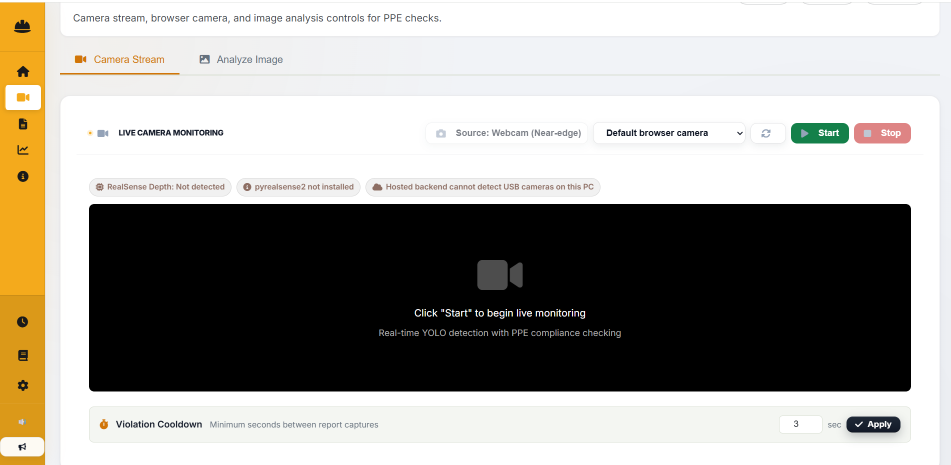
#> input picture Updated_Pipeline_Supabase/frontend/images/handbook-live.png, 1901 x 930 px (shown at 1/2 size); its folder holds only this picture in this run
$ python caption_image.py frontend/images/handbook-live.png
#> lines starting #> are read from the running program, lines starting #| are printed output that depends on the picture
"""
Image Captioning with local Ollama vision model

Fast and accurate image captioning using the configured local Ollama model.

Usage:
    python caption_image.py path/to/image.jpg

Requirements:
    - Ollama installed and running
    - Unified local model: ollama pull gemma3:4b
"""
# Readability: Module overview: keep the main setup, workflow, and fallback paths easy to scan.
import sys
import os
import base64
import requests
import json
import time
import hashlib
import io
import re
import shutil
import subprocess
import logging
from pathlib import Path

# Prepare logger for the next step.
logger = logging.getLogger(__name__)

# --- PROVIDER CONFIGURATION ---
OLLAMA_BASE_URL = os.getenv('OLLAMA_BASE_URL', 'http://localhost:11434').rstrip('/')
OLLAMA_API_URL = os.getenv('OLLAMA_API_URL', f"{OLLAMA_BASE_URL}/api/generate")
OLLAMA_TAGS_URL = os.getenv('OLLAMA_TAGS_URL', f"{OLLAMA_BASE_URL}/api/tags")
OLLAMA_MODEL_NAME = os.getenv('OLLAMA_VISION_MODEL', os.getenv('OLLAMA_MODEL', os.getenv('LOCAL_OLLAMA_UNIFIED_MODEL', 'gemma3:4b')))
DEFAULT_ROUTING_PROFILE = str(os.getenv('CASM_ROUTING_PROFILE', 'cloud')).strip().lower()
DEFAULT_VISION_PROVIDER_ORDER = 'ollama' if DEFAULT_ROUTING_PROFILE == 'local' else 'gemini'


# Section: run the safe int env workflow with clear inputs and outputs.
def _safe_int_env(name: str, default: int) -> int:
    """Parse integer environment variables safely with fallback."""
    # Protect this step so expected failures can fall back cleanly.
    try:
        # Return the prepared result to the caller.
        return int(os.getenv(name, str(default)))
    except (TypeError, ValueError):
        return int(default)

VISION_PROVIDER_ORDER = [
    provider.strip().lower()
    for provider in os.getenv('VISION_PROVIDER_ORDER', DEFAULT_VISION_PROVIDER_ORDER).split(',')
    if provider.strip()
]

# Prepare strict provider mode split for the next step.
STRICT_PROVIDER_MODE_SPLIT = os.getenv('STRICT_PROVIDER_MODE_SPLIT', 'true').lower() in ('1', 'true', 'yes', 'on')


# Section: run the strict vision order for profile workflow with clear inputs and outputs.
def _strict_vision_order_for_profile(profile: str):
    """Return strict provider order for local/cloud profile."""
    # Prepare normalized for the next step.
    normalized = str(profile or '').strip().lower()
    if normalized == 'local':
        # Return the prepared result to the caller.
        return ['ollama']
    if normalized == 'cloud':
        return ['gemini']
    return []


# Choose the correct branch before the workflow continues.
if STRICT_PROVIDER_MODE_SPLIT:
    # Prepare profile order for the next step.
    profile_order = _strict_vision_order_for_profile(os.getenv('CASM_ROUTING_PROFILE', DEFAULT_ROUTING_PROFILE))
    if profile_order:
        # Prepare vision provider order for the next step.
        VISION_PROVIDER_ORDER = profile_order

# OpenAI-compatible model API (e.g., first-party/hosted Qwen, Moondream, Llama providers)
VISION_API_URL = os.getenv('VISION_API_URL', '').strip()
VISION_API_KEY = os.getenv('VISION_API_KEY', '').strip()
VISION_API_MODEL = os.getenv('VISION_API_MODEL', '').strip()

# Google Gemini fallback
# Prepare gemini api key for the next step.
GEMINI_API_KEY = os.getenv('GEMINI_API_KEY', '').strip()
GEMINI_VISION_MODEL = os.getenv('GEMINI_VISION_MODEL', os.getenv('GEMINI_MODEL', 'gemini-2.5-flash')).strip()
GEMINI_VISION_THINKING_BUDGET = _safe_int_env('GEMINI_VISION_THINKING_BUDGET', 0)

TIMEOUT = int(os.getenv('VISION_TIMEOUT', '60'))
OLLAMA_CONNECT_TIMEOUT_SECONDS = max(1, _safe_int_env('OLLAMA_CONNECT_TIMEOUT_SECONDS', 8))
OLLAMA_VISION_READ_TIMEOUT_SECONDS = _safe_int_env('OLLAMA_VISION_READ_TIMEOUT_SECONDS', 60)
LOCAL_OLLAMA_VISION_CONNECT_TIMEOUT_SECONDS = max(
    1,
    _safe_int_env('LOCAL_OLLAMA_VISION_CONNECT_TIMEOUT_SECONDS', 3)
)
# Prepare local ollama vision read timeout seconds for the next step.
LOCAL_OLLAMA_VISION_READ_TIMEOUT_SECONDS = max(
    12,
    _safe_int_env('LOCAL_OLLAMA_VISION_READ_TIMEOUT_SECONDS', 120)
)
LOCAL_OLLAMA_CPU_VISION_READ_TIMEOUT_SECONDS = max(
    LOCAL_OLLAMA_VISION_READ_TIMEOUT_SECONDS,
    min(_safe_int_env('LOCAL_OLLAMA_CPU_VISION_READ_TIMEOUT_SECONDS', 210), 420)
)
LOCAL_OLLAMA_CAPTION_MAX_TOKENS = max(
    160,
    min(_safe_int_env('LOCAL_OLLAMA_CAPTION_MAX_TOKENS', 420), 750)
)
# Prepare local ollama structured caption max tokens for the next step.
LOCAL_OLLAMA_STRUCTURED_CAPTION_MAX_TOKENS = max(
    256,
    min(_safe_int_env('LOCAL_OLLAMA_STRUCTURED_CAPTION_MAX_TOKENS', 520), 850)
)
LOCAL_OLLAMA_CAPTION_EXPANSION_ENABLED = os.getenv(
    'LOCAL_OLLAMA_CAPTION_EXPANSION_ENABLED',
    'true',
).lower() in ('1', 'true', 'yes', 'on')
LOCAL_OLLAMA_CAPTION_WARMUP_ENABLED = os.getenv('LOCAL_OLLAMA_CAPTION_WARMUP_ENABLED', 'false').lower() in ('1', 'true', 'yes', 'on')
# Prepare local ollama caption warmup timeout seconds for the next step.
LOCAL_OLLAMA_CAPTION_WARMUP_TIMEOUT_SECONDS = max(
    8,
    min(_safe_int_env('LOCAL_OLLAMA_CAPTION_WARMUP_TIMEOUT_SECONDS', 45), 90)
)
LOCAL_OLLAMA_CAPTION_MAX_IMAGE_DIM = max(
    224,
    min(_safe_int_env('LOCAL_OLLAMA_CAPTION_MAX_IMAGE_DIM', 448), 640)
)
OLLAMA_VISION_NUM_CTX = max(512, _safe_int_env('OLLAMA_VISION_NUM_CTX', 2048))
# Prepare ollama vision num gpu raw for the next step.
_OLLAMA_VISION_NUM_GPU_RAW = os.getenv('OLLAMA_VISION_NUM_GPU', '').strip()
OLLAMA_VISION_NUM_GPU = (
    _safe_int_env('OLLAMA_VISION_NUM_GPU', 0)
    if _OLLAMA_VISION_NUM_GPU_RAW
    else None
)
OLLAMA_VISION_NUM_THREAD = _safe_int_env('OLLAMA_VISION_NUM_THREAD', 4)
ENVIRONMENT_VALIDATION_MAX_IMAGE_DIM = max(256, _safe_int_env('ENVIRONMENT_VALIDATION_MAX_IMAGE_DIM', 512))
ENVIRONMENT_VALIDATION_OLLAMA_NUM_CTX = max(512, _safe_int_env('ENVIRONMENT_VALIDATION_OLLAMA_NUM_CTX', 768))
# Prepare environment validation ollama keep alive for the next step.
ENVIRONMENT_VALIDATION_OLLAMA_KEEP_ALIVE = os.getenv('ENVIRONMENT_VALIDATION_OLLAMA_KEEP_ALIVE', '5m')
OLLAMA_AUTO_RECOVER_ENABLED = os.getenv('OLLAMA_AUTO_RECOVER_ENABLED', 'true').lower() in ('1', 'true', 'yes', 'on')
OLLAMA_AUTO_RECOVER_COOLDOWN_SECONDS = max(5, _safe_int_env('OLLAMA_AUTO_RECOVER_COOLDOWN_SECONDS', 45))
OLLAMA_AUTO_RECOVER_WAIT_SECONDS = max(1, _safe_int_env('OLLAMA_AUTO_RECOVER_WAIT_SECONDS', 8))
OLLAMA_AUTO_RECOVER_PULL_TIMEOUT_SECONDS = max(60, _safe_int_env('OLLAMA_AUTO_RECOVER_PULL_TIMEOUT_SECONDS', 600))
OLLAMA_AUTO_RECOVER_RETRY_HTTP_STATUSES = {500, 502, 503, 504}

# Lightweight response cache + provider diagnostics to reduce repeated API calls.
VISION_CACHE_ENABLED = os.getenv('VISION_CACHE_ENABLED', 'true').lower() == 'true'
VISION_CACHE_TTL_SECONDS = int(os.getenv('VISION_CACHE_TTL_SECONDS', '900'))
VISION_CACHE_MAX_SIZE = int(os.getenv('VISION_CACHE_MAX_SIZE', '128'))
GEMINI_QUOTA_COOLDOWN_SECONDS = int(os.getenv('GEMINI_QUOTA_COOLDOWN_SECONDS', '900'))

_VISION_RESPONSE_CACHE = {}
_LAST_PROVIDER_FAILURES = []
_gemini_quota_backoff_until = 0.0
_LAST_PROVIDER_USED = None
_ollama_auto_recover_next_allowed_ts = 0.0
# Prepare local gpu hint available cache for the next step.
_local_gpu_hint_available_cache = None
# ---------------------------


def _env_flag(name: str, default: bool = False) -> bool:
    # Prepare raw for the next step.
    raw = os.getenv(name)
    if raw is None:
        # Return the prepared result to the caller.
        return bool(default)
    return str(raw).strip().lower() in ('1', 'true', 'yes', 'on')


# Section: run the local gpu hint available workflow with clear inputs and outputs.
def _local_gpu_hint_available() -> bool:
    """Best-effort GPU hint for choosing local Ollama timeout gates."""
    global _local_gpu_hint_available_cache
    # Choose the correct branch before the workflow continues.
    if _env_flag('LOCAL_OLLAMA_ASSUME_CPU_ONLY', False):
        return False
    if _env_flag('LOCAL_OLLAMA_ASSUME_GPU_AVAILABLE', False):
        # Return the prepared result to the caller.
        return True
    if _local_gpu_hint_available_cache is not None:
        return bool(_local_gpu_hint_available_cache)

    available = False
    nvidia_smi = shutil.which('nvidia-smi')
    # Choose the correct branch before the workflow continues.
    if nvidia_smi:
        try:
            # Prepare completed for the next step.
            completed = subprocess.run(
                [nvidia_smi, '-L'],
                capture_output=True,
                text=True,
                timeout=2,
                check=False,
            )
            available = completed.returncode == 0 and bool((completed.stdout or '').strip())
        except Exception:
            # Prepare available for the next step.
            available = False

    # Prepare local gpu hint available cache for the next step.
    _local_gpu_hint_available_cache = bool(available)
    return bool(available)


# Section: run the local ollama cpu timeout needed workflow with clear inputs and outputs.
def _local_ollama_cpu_timeout_needed() -> bool:
    if OLLAMA_VISION_NUM_GPU is not None and OLLAMA_VISION_NUM_GPU <= 0:
        # Return the prepared result to the caller.
        return True
    return not _local_gpu_hint_available()


# Section: run the get ollama request timeout workflow with clear inputs and outputs.
def _get_ollama_request_timeout():
    """Use finite connect/read timeouts so a stalled local model cannot wedge routing."""
    # Prepare active profile for the next step.
    active_profile = str(os.getenv('CASM_ROUTING_PROFILE', DEFAULT_ROUTING_PROFILE)).strip().lower()
    local_profile = active_profile == 'local'

    connect_timeout = OLLAMA_CONNECT_TIMEOUT_SECONDS
    if local_profile and 'OLLAMA_CONNECT_TIMEOUT_SECONDS' not in os.environ:
        # Prepare connect timeout for the next step.
        connect_timeout = LOCAL_OLLAMA_VISION_CONNECT_TIMEOUT_SECONDS

    if local_profile and 'OLLAMA_VISION_READ_TIMEOUT_SECONDS' not in os.environ:
        read_timeout = LOCAL_OLLAMA_VISION_READ_TIMEOUT_SECONDS
        if _local_ollama_cpu_timeout_needed():
            # Prepare read timeout for the next step.
            read_timeout = max(read_timeout, LOCAL_OLLAMA_CPU_VISION_READ_TIMEOUT_SECONDS)
    # Choose the correct branch before the workflow continues.
    elif OLLAMA_VISION_READ_TIMEOUT_SECONDS <= 0:
        read_timeout = 120
    else:
        # Prepare read timeout for the next step.
        read_timeout = max(1, OLLAMA_VISION_READ_TIMEOUT_SECONDS)

    return (max(1, connect_timeout), max(1, read_timeout))


# Section: run the record provider failure workflow with clear inputs and outputs.
def _record_provider_failure(provider: str, reason: str):
    """Record provider-level failure reasons for user-facing diagnostics."""
    # Prepare clean reason for the next step.
    clean_reason = str(reason or '').strip()
    _LAST_PROVIDER_FAILURES.append({
        'provider': provider,
        'reason': clean_reason
    })
    logger.warning("[VLM:%s] provider failure: %s", provider, clean_reason)


# Section: run the compute cache key workflow with clear inputs and outputs.
def _compute_cache_key(prompt: str, image_base64: str, temperature: float, max_tokens: int) -> str:
    """Create a stable cache key for image+prompt requests."""
    # Prepare source for the next step.
    source = f"{prompt}\n|{temperature}|{max_tokens}|{image_base64}"
    return hashlib.sha256(source.encode('utf-8')).hexdigest()


# Section: run the get cached response workflow with clear inputs and outputs.
def _get_cached_response(cache_key: str) -> str:
    """Return cached response if still valid."""
    if not VISION_CACHE_ENABLED:
        # Return the prepared result to the caller.
        return ''
    entry = _VISION_RESPONSE_CACHE.get(cache_key)
    # Choose the correct branch before the workflow continues.
    if not entry:
        return ''

    if entry['expires_at'] < time.time():
        _VISION_RESPONSE_CACHE.pop(cache_key, None)
        return ''

    return entry.get('response', '')


# Section: run the set cached response workflow with clear inputs and outputs.
# [15 lines left out: function _set_cached_response, not called in this run]


# Section: run the build user facing failure message workflow with clear inputs and outputs.
def _build_user_facing_failure_message() -> str:
    """Build a clear alert string when all providers fail."""
    # Choose the correct branch before the workflow continues.
    if not _LAST_PROVIDER_FAILURES:
        # Return the prepared result to the caller.
        return ''

    failures = {f.get('provider'): f.get('reason', '') for f in _LAST_PROVIDER_FAILURES}
    local_reason = failures.get('ollama', '')

    if local_reason:
        return (
            "ALERT_LOCAL_MODE_UNAVAILABLE: Local mode is unavailable on this device "
            f"({local_reason}). Please start Ollama/pull model or switch to API mode."
        )

    # Return the prepared result to the caller.
    return (
        "ALERT_PROVIDER_UNAVAILABLE: All configured caption providers are currently unavailable. "
        "Please retry later or adjust provider routing."
    )


# Section: run the get runtime provider diagnostics workflow with clear inputs and outputs.
def get_runtime_provider_diagnostics() -> dict:
    """Return runtime diagnostics for vision provider routing and cooldown state."""
    cooldown_remaining = max(0, int(_gemini_quota_backoff_until - time.time()))
    # Prepare ollama recovery cooldown remaining for the next step.
    ollama_recovery_cooldown_remaining = max(0, int(_ollama_auto_recover_next_allowed_ts - time.time()))
    return {
        'vision_provider_order': list(VISION_PROVIDER_ORDER),
        'last_provider_used': _LAST_PROVIDER_USED,
        'recent_failures': list(_LAST_PROVIDER_FAILURES[-6:]),
        'gemini_quota_cooldown_remaining_s': cooldown_remaining,
        'ollama_auto_recover_enabled': OLLAMA_AUTO_RECOVER_ENABLED,
        'ollama_auto_recover_cooldown_remaining_s': ollama_recovery_cooldown_remaining,
        'gemini_model': GEMINI_VISION_MODEL,
        'ollama_model': OLLAMA_MODEL_NAME,
        'ollama_request_timeout': _get_ollama_request_timeout(),
        'ollama_num_gpu_override': OLLAMA_VISION_NUM_GPU,
        'ollama_cpu_timeout_gate': _local_ollama_cpu_timeout_needed(),
        'vision_api_model': VISION_API_MODEL,
    }


# Section: run the get runtime provider settings workflow with clear inputs and outputs.
# [77 lines left out: functions get_runtime_provider_settings, update_runtime_provider_settings, encode_image_to_base64, not called in this run]


# Section: run the encode environment validation image workflow with clear inputs and outputs.
def _encode_environment_validation_image(image_path):
    """Encode a smaller JPEG for fast scene gating; fall back to original bytes."""
#> called with image_path = 'frontend/images/handbook-live.png'
    # Protect this step so expected failures can fall back cleanly.
    try:
        from PIL import Image, ImageOps

        with Image.open(image_path) as image:
            # Prepare image for the next step.
#> image is the input picture: PIL image 1901x930 RGBA; mean R, G, B, A 159.7, 156.9, 151, 255
            image = ImageOps.exif_transpose(image)
            if max(image.size) > ENVIRONMENT_VALIDATION_MAX_IMAGE_DIM:
                # Trigger the side effect required for this stage.
                image.thumbnail(
                    (ENVIRONMENT_VALIDATION_MAX_IMAGE_DIM, ENVIRONMENT_VALIDATION_MAX_IMAGE_DIM),
                    Image.Resampling.LANCZOS,
                )
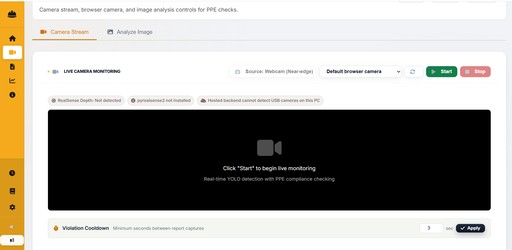
#> image: PIL image 512x250 RGBA; mean R, G, B, A 159.6, 156.8, 150.9, 255
            if image.mode != 'RGB':
                image = image.convert('RGB')
#> image: PIL image 512x250 RGB
#> (the rest of the program and of its run is left out)
